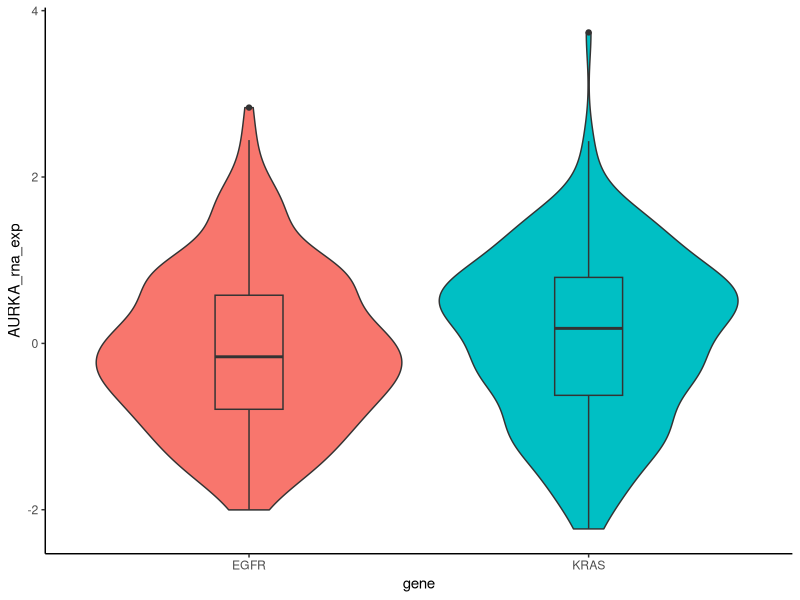
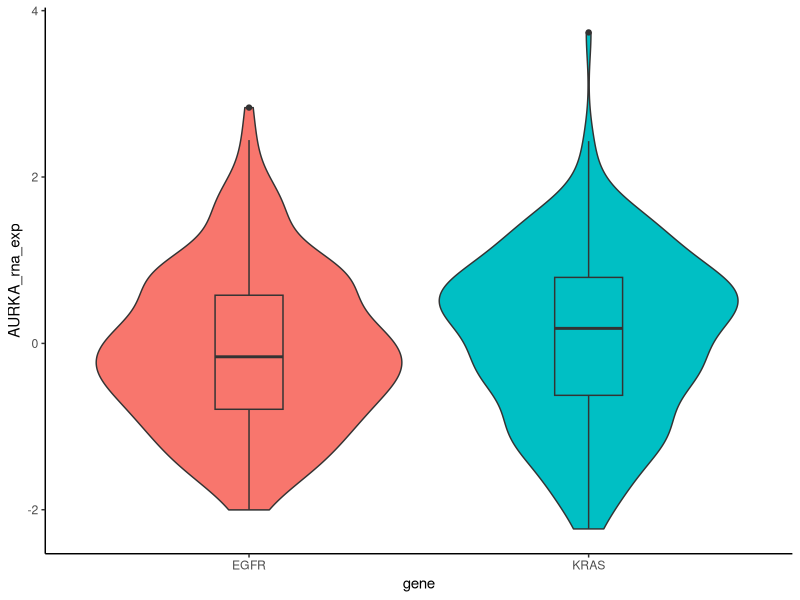

Source code (R) for these figures, in order: (Note: this script raises an error after producing the figures.)
# Attach requirement packages and setting WD -----------------------------------
packages_names <-
  c(
    "tidyverse",
    "data.table",
    "readxl",
    "reshape2",
    "rstudioapi",
    "caTools",
    "car",
    "quantmod",
    "MASS",
    "corrplot",
    "janitor",
    "nortest"
  )

lapply(packages_names, require, character.only = TRUE)

setwd(dirname(getActiveDocumentContext()$path))

rename <- dplyr::rename
select <- dplyr::select
filter <- dplyr::filter
group_by <- dplyr::group_by
mutate <- dplyr::mutate


# Reading data
merged_data <-
  fread("Merged annotated data AURKA, KRAS, TP53, EGFR.csv") %>%
  as_tibble()

# Figure XA --------------------------------------------------------------------
processed_rna_data <- merged_data %>%
  filter(EGFR != KRAS) %>%
  select(AURKA_rna_exp, EGFR, KRAS) %>%
  pivot_longer(
    cols = c("EGFR", "KRAS"),
    names_to = "gene",
    values_to = "impact"
  ) %>%
  filter(impact != "WT") %>%
  select(-impact) %>%
  mutate(gene = as.factor(gene))

processed_rna_data %>% 
  ggplot(aes(y = AURKA_rna_exp, x = gene, fill = gene)) +
  geom_violin(show.legend = F) +
  geom_boxplot(width = .2, show.legend = F) +
  theme_classic()

ggsave(
  "Paper Figures/Fig XA.png",
  dpi = 400,
  height = 5,
  width = 5,
  units = "in"
)

# Statistics
EGFR_only_AURKA_rna_exp <-
  filter(processed_rna_data, gene == "EGFR")$AURKA_rna_exp
KRAS_only_AURKA_rna_exp <-
  filter(processed_rna_data, gene == "KRAS")$AURKA_rna_exp

# Check for normality
ad.test(EGFR_only_AURKA_rna_exp)
ad.test(KRAS_only_AURKA_rna_exp)

# Compute variance for t.test
var(EGFR_only_AURKA_rna_exp)
# 0.9
var(KRAS_only_AURKA_rna_exp)
# 1

ks.test(EGFR_only_AURKA_rna_exp, KRAS_only_AURKA_rna_exp)
t.test(EGFR_only_AURKA_rna_exp, KRAS_only_AURKA_rna_exp)


# Figure XB --------------------------------------------------------------------
processed_cna_data <- merged_data %>%
  filter(EGFR != KRAS, !is.na(AURKA_CNA_log2)) %>%
  select(AURKA_CNA_log2, EGFR, KRAS) %>%
  pivot_longer(
    cols = c("EGFR", "KRAS"),
    names_to = "gene",
    values_to = "impact"
  ) %>%
  filter(impact != "WT") %>%
  select(-impact) %>%
  mutate(gene = as.factor(gene))

processed_cna_data %>% 
  ggplot(aes(y = AURKA_CNA_log2, x = gene, fill = gene)) +
  geom_violin(show.legend = F) +
  geom_boxplot(width = .2, show.legend = F) +
  theme_classic()

ggsave(
  "Paper Figures/Fig XB.png",
  dpi = 400,
  height = 5,
  width = 5,
  units = "in"
)

# Statistics
EGFR_only_AURKA_CNA_log2 <-
  filter(processed_cna_data, gene == "EGFR")$AURKA_CNA_log2
KRAS_only_AURKA_CNA_log2 <-
  filter(processed_cna_data, gene == "KRAS")$AURKA_CNA_log2

# Check for normality
ad.test(EGFR_only_AURKA_CNA_log2)
ad.test(KRAS_only_AURKA_CNA_log2)

# Compute variance for t.test
var(EGFR_only_AURKA_CNA_log2)
# 0.276
var(KRAS_only_AURKA_CNA_log2)
# 0.164

ks.test(EGFR_only_AURKA_CNA_log2, KRAS_only_AURKA_CNA_log2)
t.test(EGFR_only_AURKA_CNA_log2, KRAS_only_AURKA_CNA_log2)


# Figure XC --------------------------------------------------------------------
processed_rna_data_tp53 <- merged_data %>%
  filter(EGFR != KRAS) %>% 
  select(EGFR, TP53, KRAS, AURKA_rna_exp) %>%
  mutate(
    EGFR_only = ifelse(EGFR == "ALT" & KRAS == "WT", "ALT", "WT"),
    KRAS_only = ifelse(KRAS == "ALT" & EGFR == "WT", "ALT", "WT"),
    across(
      !AURKA_rna_exp,
      .fns = function(x) {
        as.factor(x)
      }
    )
  ) 

processed_rna_data_tp53 %>%
  pivot_longer(cols = contains("only"),
               names_to = "subgroup",
               values_to = "alteration") %>%
  filter(!alteration == "WT") %>%
  ggplot(aes(
    y = AURKA_rna_exp,
    fill = subgroup,
    x = subgroup,
    col = TP53
  )) +
  geom_violin(show.legend = F) +
  geom_boxplot(width = .2, position = position_dodge(.9)) +
  scale_color_manual(values = c("ALT" = "gray80", "WT" = "black")) +
  theme_minimal()

ggsave("Paper Figures/Fig XC.png", dpi = 400, height = 5, width = 5, units = "in")

# Statistics
EGFR_only_TP53_mut_AURKA_rna_exp <-
  filter(processed_rna_data_tp53, EGFR == "ALT", TP53 == "ALT")$AURKA_rna_exp
EGFR_only_TP53_wt_AURKA_rna_exp <-
  filter(processed_rna_data_tp53, EGFR == "ALT", TP53 == "WT")$AURKA_rna_exp

KRAS_only_TP53_mut_AURKA_rna_exp <-
  filter(processed_rna_data_tp53, KRAS == "ALT", TP53 == "ALT")$AURKA_rna_exp
KRAS_only_TP53_wt_AURKA_rna_exp <-
  filter(processed_rna_data_tp53, KRAS == "ALT", TP53 == "WT")$AURKA_rna_exp


# Check for normality
ad.test(EGFR_only_TP53_mut_AURKA_rna_exp)
ad.test(EGFR_only_TP53_wt_AURKA_rna_exp)
ad.test(KRAS_only_TP53_mut_AURKA_rna_exp)
ad.test(KRAS_only_TP53_wt_AURKA_rna_exp)

# Compute variance for t.test
var(EGFR_only_TP53_mut_AURKA_rna_exp)
# 0.88
var(EGFR_only_TP53_wt_AURKA_rna_exp)
# 0.71
var(KRAS_only_TP53_mut_AURKA_rna_exp)
# 0.73
var(KRAS_only_TP53_wt_AURKA_rna_exp)
# 1.03

ks.test(EGFR_only_TP53_mut_AURKA_rna_exp, EGFR_only_TP53_wt_AURKA_rna_exp)
ks.test(EGFR_only_TP53_wt_AURKA_rna_exp, KRAS_only_TP53_wt_AURKA_rna_exp)
ks.test(KRAS_only_TP53_mut_AURKA_rna_exp, KRAS_only_TP53_wt_AURKA_rna_exp)
ks.test(EGFR_only_TP53_mut_AURKA_rna_exp, KRAS_only_TP53_mut_AURKA_rna_exp)

t.test(EGFR_only_AURKA_rna_exp, KRAS_only_AURKA_rna_exp)
